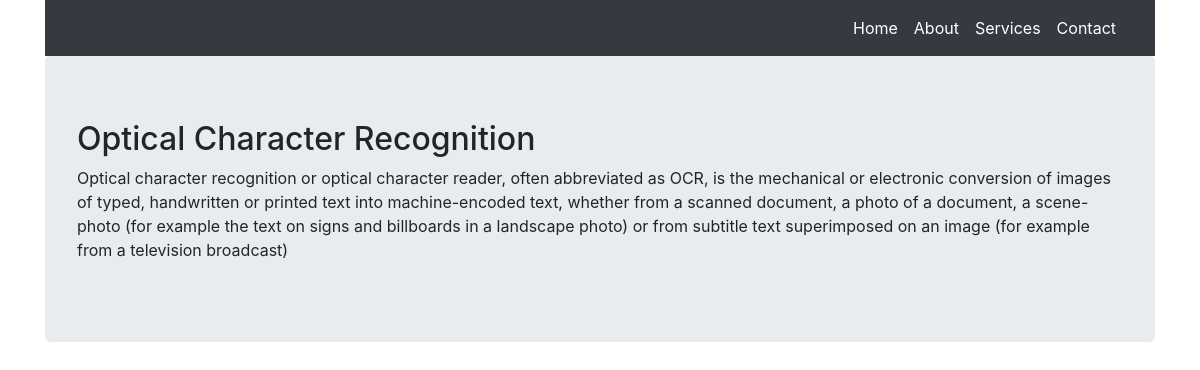
Screenshot of /single-post/3/ with the database file from the repository.
### blog_post/models.py (models this page shows)
class Post(models.Model):
	title = models.CharField(max_length=100)
	description = models.TextField()

### blog_post/views.py (the view)
# urls.py: path('single-post',views.single_post,name='single-post'),
def single_post(request,post_id):
    post = Post.objects.get(pk=post_id)
    return render(request,'single_post.html',{'post':post})

### templates/single_post.html
{% extends 'base.html' %}
{% block content %}
    <h2>{{ post.title }}</h2>
    <p>{{ post.description }}</p>
{% endblock %}

### templates/base.html (shortened to what this page needs)
<html>
<head>
    {% load staticfiles %}
    <link href="{% static 'css/bootstrap.min.css' %}" rel="stylesheet">
    <link rel="stylesheet" href="{% static 'style.css' %}">
</head>
<body>
<div class="container" style="width:100%">
    <nav class="navbar navbar-expand-lg navbar-dark bg-dark static-top" width="200px">
        <div class="container">
            <div class="collapse navbar-collapse" id="navbarResponsive">
                <ul class="navbar-nav ml-auto">
                    <li class="nav-item active">
                        <a class="nav-link" href="{% url 'all-posts' %}">Home
                        </a>
                    </li>
                    <li class="nav-item active">
                        <a class="nav-link" href="{% url 'about' %}">About</a>
                    </li>
                    <li class="nav-item active">
                        <a class="nav-link" href="{% url 'services' %}">Services</a>
                    </li>
                    <li class="nav-item active">
                        <a class="nav-link" href="{% url 'contact' %}">Contact</a>
                    </li>
                </ul>
            </div>
        </div>
    </nav>
    <div class="jumbotron">
        {% block content %}
        {% endblock %}
    </div>
</div>
</body>
</html>

### rows the page displays
Post: title "Optical Character Recognition", description "Optical character recognition or optical character reader, often abbreviated as OCR, is the mechanical or electronic conversion of images of typed, handwritten or printed text into machine-encoded text, whether from a scanned document, a photo of a document, a scene-photo (for example the text on signs and billboards in a landscape photo) or from subtitle text superimposed on an image (for example from a television broadcast)"
